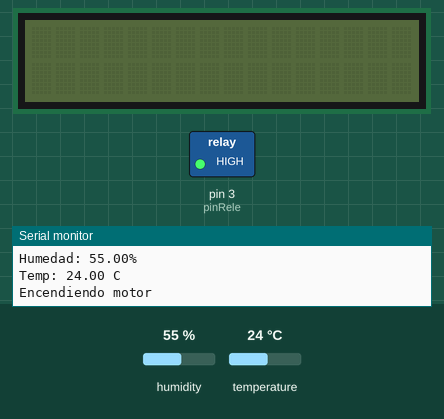
Bench run of a sketch on a simulated Arduino Uno, built with avr-gcc and run on an emulated ATmega328P. Shown: 16×2 character LCD, switched loads named in the sketch (green lamp = pin HIGH), the last lines printed to the serial monitor. The test bench sets the inputs (shaded band); at power-on: temperature 24 °C, humidity 55 %.

Above: at 1.7 s.
1.8 s: temperature set to 23.4 °C
At 4.2 s:
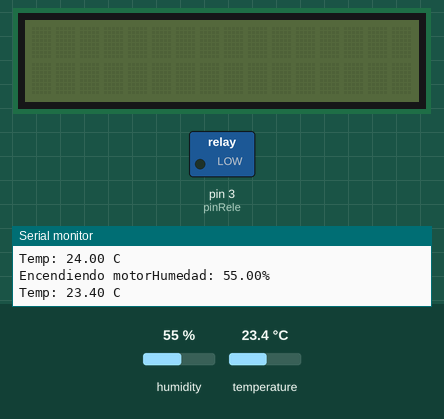
5.1 s: temperature set to 2 °C
8.1 s: temperature set to 28 °C
At 12.2 s:
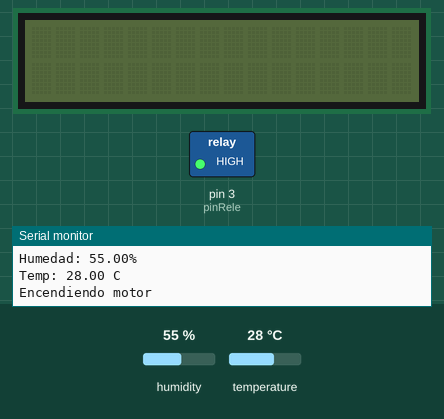
13.9 s: humidity set to 22 %
16.9 s: humidity set to 40 %
Timing chart, 0 to 19.9 s (numbered marks = the images above; inputs shaded):
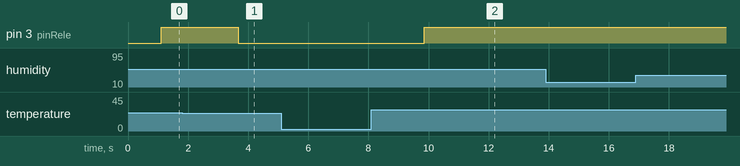

The sketch:

LCD_I2C_DHT22_RELE.ino
```cpp
#include <Wire.h>
#include <LiquidCrystal_I2C.h>
#include "DHT.h"

#define DHTPIN 2
#define DHTTYPE DHT22

LiquidCrystal_I2C lcd(0x3F, 16, 2);
DHT dht(DHTPIN, DHTTYPE);

const int pinRele = 3;
int activacion = 0;

void setup() {
  // Inicializar el serial para hacer las pruebas
  Serial.begin(9600);
  lcd.init();
  dht.begin();

  pinMode(pinRele, OUTPUT);
}

void loop() {
  delay(1000);

  float h = dht.readHumidity();
  float t = dht.readTemperature();

  lcd.home();
  lcd.print("Humedad: ");
  Serial.print("Humedad: ");
  Serial.print(h);
  Serial.println("%");
  lcd.print(h);
  lcd.print ("%");

  lcd.setCursor(0,1);

  lcd.print ("Temp: ");
  lcd.print(t);
  lcd.print(" C");

  Serial.print("Temp: ");
  Serial.print(t);
  Serial.println(" C");

  if( t >= 24)
  {

    activacion += 1;
    digitalWrite(pinRele, HIGH);

  }else if( t < 24){
    activacion = 0;
    digitalWrite(pinRele, LOW);
  }

  if(activacion == 1){
    lcd.clear();
    lcd.print("Encendiendo");
    lcd.setCursor(0,1);
    lcd.print("Ventilador");

    Serial.print("Encendiendo motor");

    for(int i = 0; i < 3; i++){
      lcd.noDisplay();
      delay(500);

    }

    lcd.clear();
  }
}
```

Measured:
- the behaviour switches between 24 and 23.9 °C on temperature (found by bisection; images 0 and 1)
- after the input at 1.8 s, pin 3 (pinRele): HIGH → LOW after 1.9 s
- after the input at 8.1 s, pin 3 (pinRele): LOW → HIGH after 1.8 s
